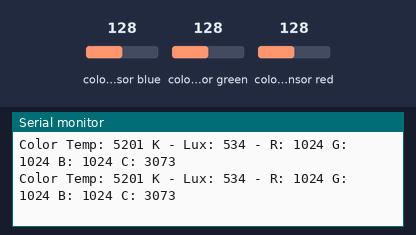
The sketch below on a simulated Arduino Uno, built with avr-gcc and run on an emulated ATmega328P. Parts: the last lines printed to the serial monitor. Inputs (shaded band) come from the test bench; at power-on: colour sensor blue 128, colour sensor green 128, colour sensor red 128.

Above: at 1.2 s.
1.3 s: colour sensor blue set to 5
At 1.44 s:
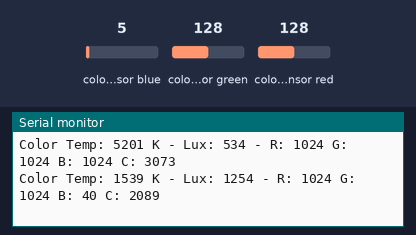
4.3 s: colour sensor green set to 5
At 4.32 s:
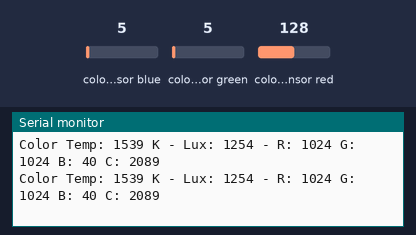
7.3 s: colour sensor red set to 5
At 7.31 s:
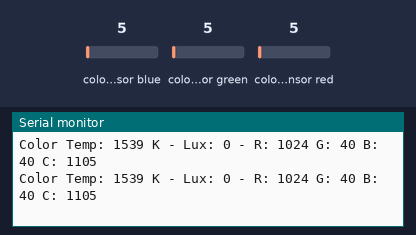
10.3 s: colour sensor blue set to 64
At 10.32 s:
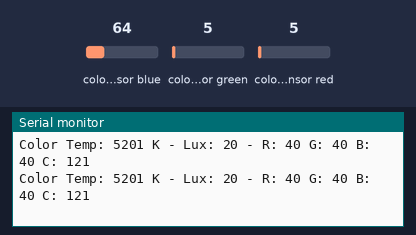
13.3 s: colour sensor green set to 128
At 13.44 s:
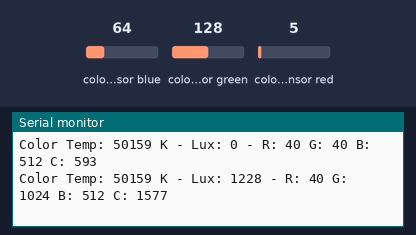
16.3 s: colour sensor red set to 64
At 16.32 s:
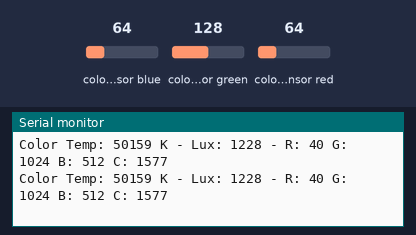
Timing chart, 0 to 19.3 s (numbered marks = the images above; inputs shaded):
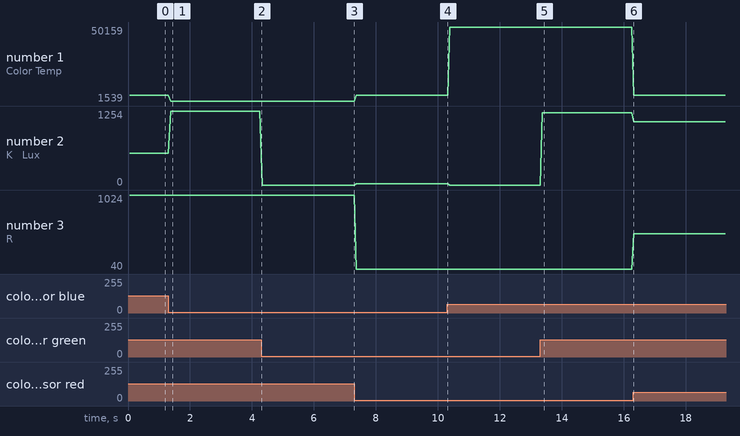

Measured:
- after the input at 1.3 s, the serial monitor: prints a new line after 0.07 s (image 1)
- after the input at 13.3 s, the serial monitor: prints a new line after 0.07 s (image 5)
- plotted number 1: 5201 → 1539 after the input at 1.3 s, 1539 → 5201 after the input at 7.3 s, 5201 → 50159 after the input at 10.3 s, 50159 → 5201 after the input at 16.3 s
- plotted number 2: 534 → 1254 after the input at 1.3 s, 1254 → 0 after the input at 4.3 s, 0 → 20 after the input at 7.3 s, 0 → 1228 after the input at 13.3 s, 1228 → 1075 after the input at 16.3 s

The sketch:

RGB_Test.ino
```cpp
/*Example code for TCS34725 RGB Color Sensor with Arduino and Adafruit TCS34725 library. More info: https://www.makerguides.com/tcs34725-rgb-color-sensor-arduino-tutorial/ */

// Include the libraries:
#include <Wire.h>
#include <Adafruit_TCS34725.h>

// Define the variables:
uint16_t r, g, b, c, colorTemp, lux;

// Initialise with specific int time and gain values:
Adafruit_TCS34725 tcs = Adafruit_TCS34725(TCS34725_INTEGRATIONTIME_700MS, TCS34725_GAIN_1X);

void setup()
{
  // Begin Serial communication:
  Serial.begin(9600);

  // Check if the sensor is wired correctly:
  if (tcs.begin()) {
    Serial.println("Found sensor");
  }
  else {
    Serial.println("No TCS34725 found ... check your connections");
    while (1);
  }
}

void loop()
{
  // Get the raw sensor data for the red, green, blue and clear photodiodes:
  tcs.getRawData(&r, &g, &b, &c);
  // Calculate the color temperature using all the sensor data:
  colorTemp = tcs.calculateColorTemperature_dn40(r, g, b, c);
  // Calculate lux using red, green and blue sensor data:
  lux = tcs.calculateLux(r, g, b);

  // Print the data to the Serial Monitor:
  Serial.print("Color Temp: "); Serial.print(colorTemp, DEC); Serial.print(" K - ");
  Serial.print("Lux: "); Serial.print(lux, DEC); Serial.print(" - ");
  Serial.print("R: "); Serial.print(r, DEC); Serial.print(" ");
  Serial.print("G: "); Serial.print(g, DEC); Serial.print(" ");
  Serial.print("B: "); Serial.print(b, DEC); Serial.print(" ");
  Serial.print("C: "); Serial.print(c, DEC); Serial.print(" ");
  Serial.println(" ");
}
```
